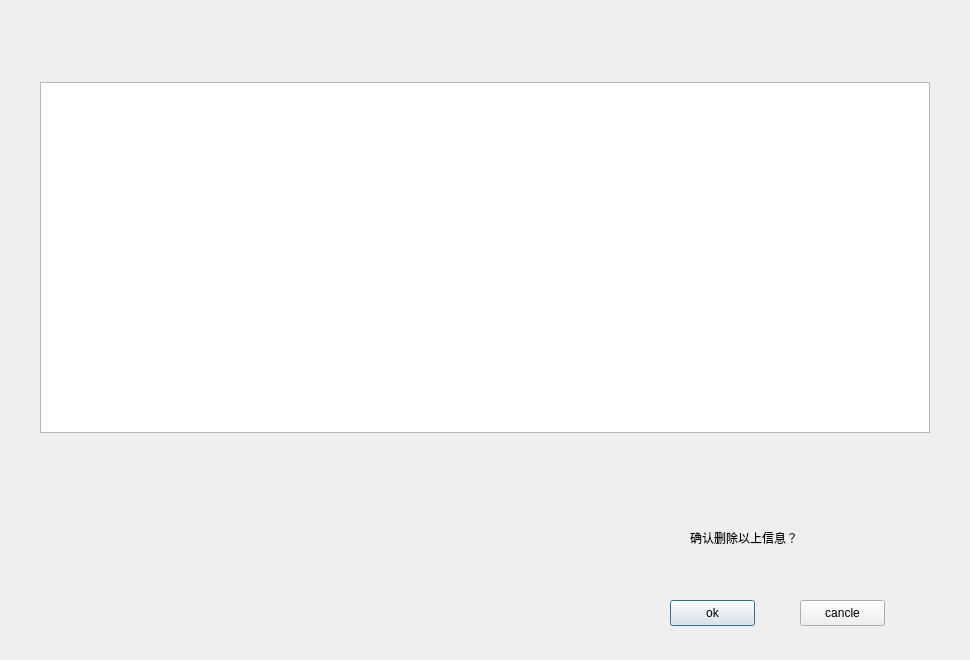
<?xml version="1.0" encoding="UTF-8"?>
<ui version="4.0">
 <class>check_del_Dialog</class>
 <widget class="QDialog" name="check_del_Dialog">
  <property name="geometry">
   <rect>
    <x>0</x>
    <y>0</y>
    <width>970</width>
    <height>660</height>
   </rect>
  </property>
  <property name="windowTitle">
   <string>Dialog</string>
  </property>
  <widget class="QLabel" name="label">
   <property name="geometry">
    <rect>
     <x>690</x>
     <y>530</y>
     <width>141</width>
     <height>16</height>
    </rect>
   </property>
   <property name="text">
    <string>确认删除以上信息？</string>
   </property>
  </widget>
  <widget class="QPushButton" name="btn_ok">
   <property name="geometry">
    <rect>
     <x>670</x>
     <y>600</y>
     <width>85</width>
     <height>26</height>
    </rect>
   </property>
   <property name="text">
    <string>ok</string>
   </property>
  </widget>
  <widget class="QPushButton" name="btn_no">
   <property name="geometry">
    <rect>
     <x>800</x>
     <y>600</y>
     <width>85</width>
     <height>26</height>
    </rect>
   </property>
   <property name="text">
    <string>cancle</string>
   </property>
   <property name="autoDefault">
    <bool>false</bool>
   </property>
  </widget>
  <widget class="QTableWidget" name="tableWidget">
   <property name="geometry">
    <rect>
     <x>40</x>
     <y>82</y>
     <width>890</width>
     <height>351</height>
    </rect>
   </property>
  </widget>
 </widget>
 <resources/>
 <connections/>
</ui>
